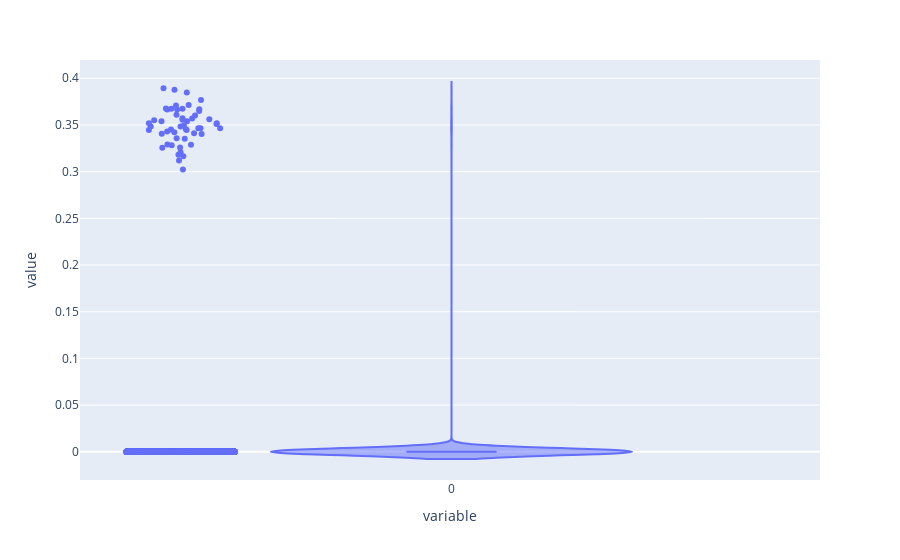

Write notebook code for a chart like this one.
### Code cell
fig = px.violin(X_te, box=True, points="all")
fig.show()

### Figure 1 — Plotly figure (JSON) as saved in the notebook; plotly's stock layout.template omitted (floating-point values rounded to 4 significant figures; data arrays with more than 128 entries replaced by an {"elided": "..."} marker saying what was removed)
{"data": [{"alignmentgroup": "True", "box": {"visible": true}, "hovertemplate": "variable=%{x}<br>value=%{y}<extra></extra>", "legendgroup": "", "marker": {"color": "#636efa"}, "name": "", "offsetgroup": "", "orientation": "v", "points": "all", "scalegroup": "True", "showlegend": false, "type": "violin", "x": {"elided": "8523 str values"}, "x0": " ", "xaxis": "x", "y": {"elided": "8523 float values"}, "y0": " ", "yaxis": "y"}], "layout": {"legend": {"tracegroupgap": 0}, "margin": {"t": 60}, "violinmode": "group", "xaxis": {"anchor": "y", "domain": [0, 1], "title": {"text": "variable"}}, "yaxis": {"anchor": "x", "domain": [0, 1], "title": {"text": "value"}}}}
